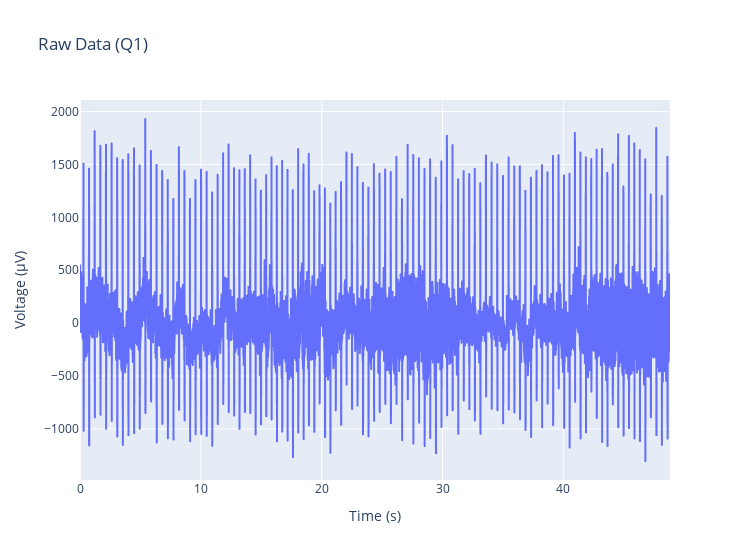

Write notebook code for a chart like this one.
### Code cell
figure = px.line(x=t, y=data, labels = {'x':'Time (s)', 'y':'Voltage (μV)'}, title='Raw Data (Q1)', width=750)
figure.show()

### Figure 1 — Plotly figure (JSON) as saved in the notebook; plotly's stock layout.template omitted (floating-point values rounded to 4 significant figures; data arrays with more than 128 entries replaced by an {"elided": "..."} marker saying what was removed)
{"data": [{"hovertemplate": "Time (s)=%{x}<br>Voltage (μV)=%{y}<extra></extra>", "legendgroup": "", "line": {"color": "#636efa", "dash": "solid"}, "mode": "lines", "name": "", "showlegend": false, "type": "scattergl", "x": {"elided": "50000 float values"}, "xaxis": "x", "y": {"elided": "50000 float values"}, "yaxis": "y"}], "layout": {"legend": {"tracegroupgap": 0}, "title": {"text": "Raw Data (Q1)"}, "width": 750, "xaxis": {"anchor": "y", "domain": [0, 1], "title": {"text": "Time (s)"}}, "yaxis": {"anchor": "x", "domain": [0, 1], "title": {"text": "Voltage (μV)"}}}}
